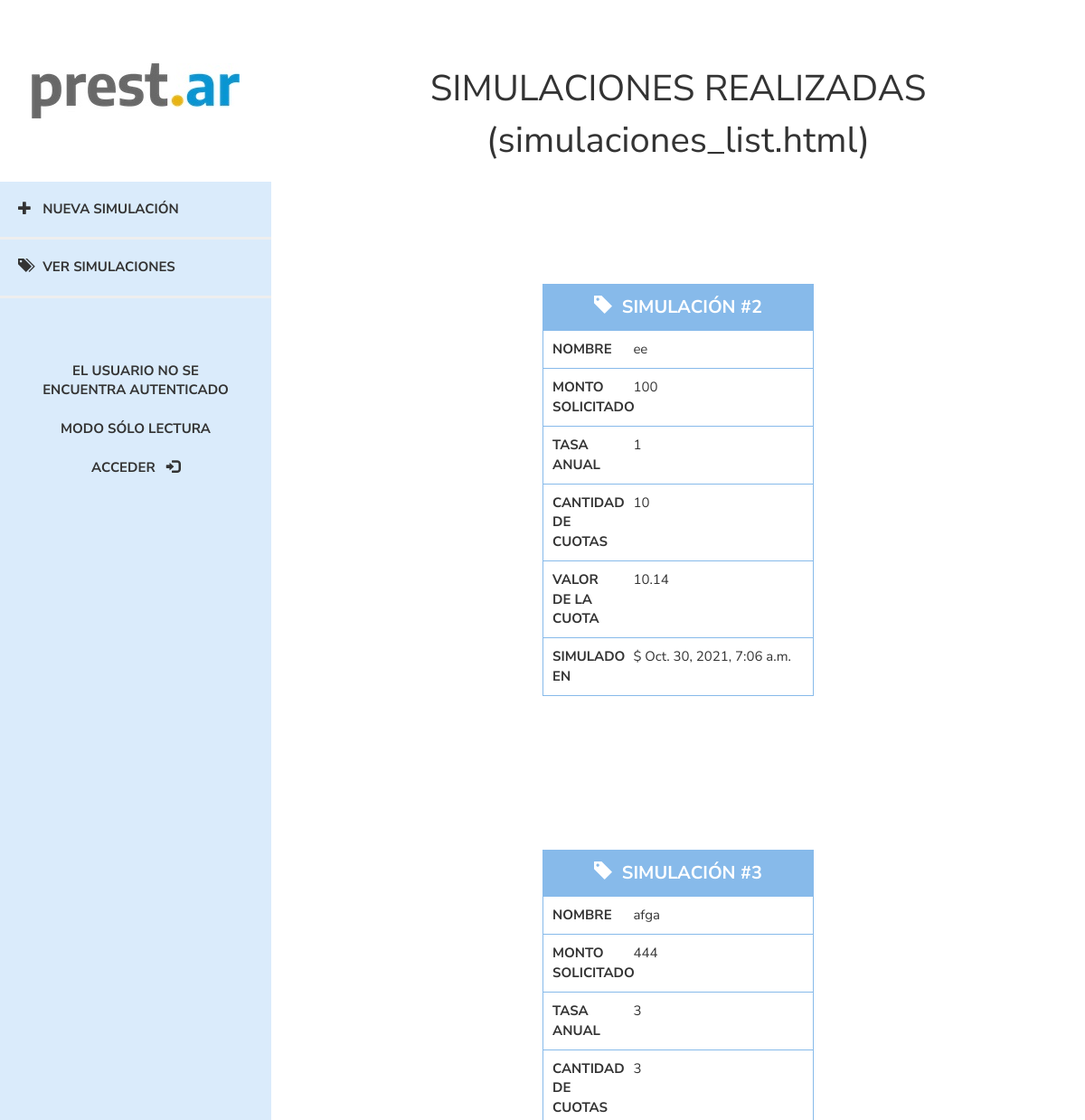
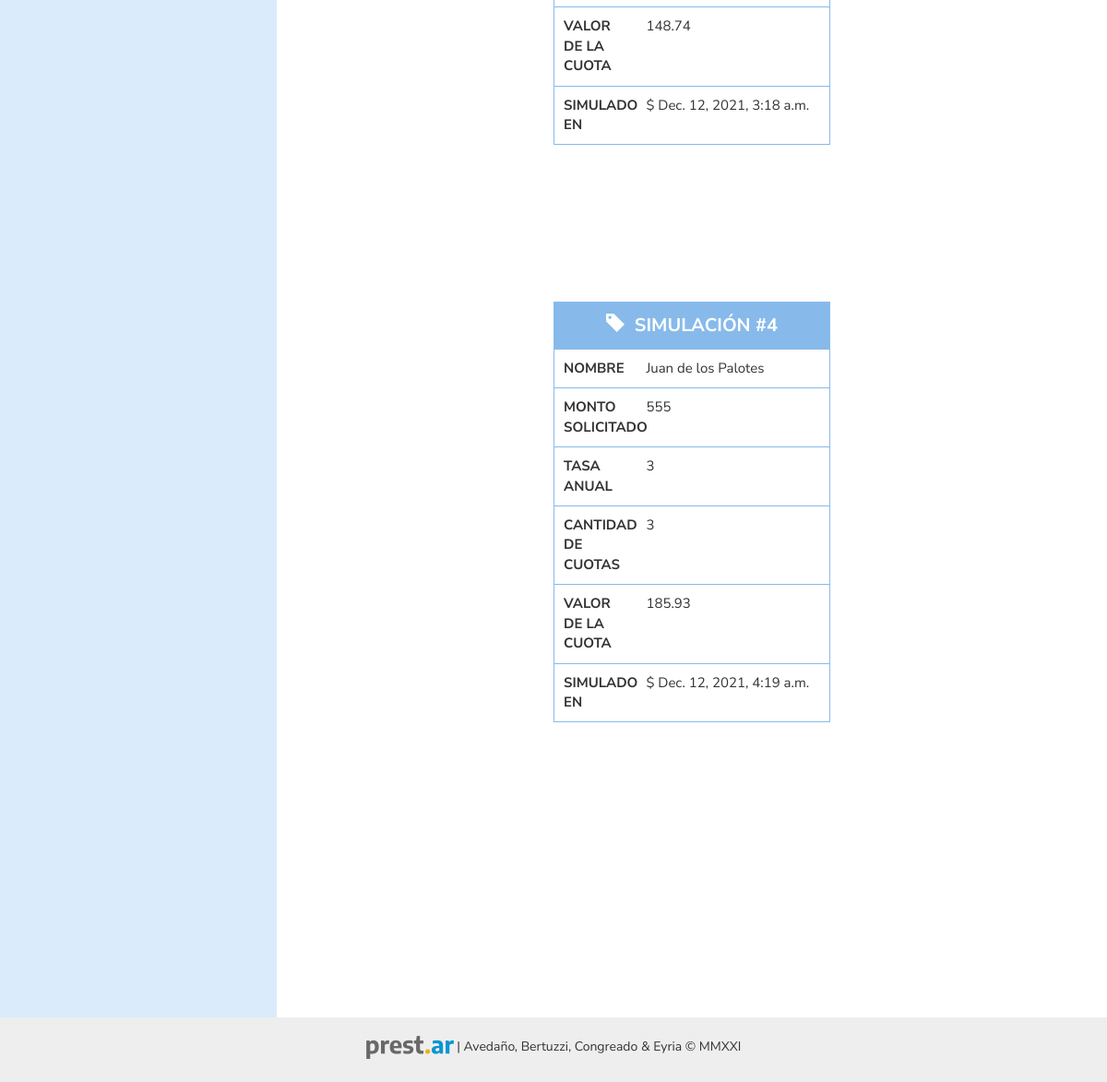
The app's page /simulador/list/ with its own data (2 pictures, top to bottom).
### prestamos/models.py (models this page shows, shortened)
class Simulacion(models.Model):
    author = models.ForeignKey(
        settings.AUTH_USER_MODEL, on_delete=models.CASCADE, null=True, blank=True)
    nom_ape = models.CharField(max_length=200)
    monto = models.IntegerField()
    created_date = models.DateTimeField(default=timezone.now)
    tasa_anual = models.SmallIntegerField()
    cant_cuotas = models.SmallIntegerField()
    def calculo_cuota(self):
        calculo_cuota = round(self.monto*(0.03/12) /
                              (1-(1+(0.03/12))**(-self.cant_cuotas)), 2)
        return round(calculo_cuota, 2)

### prestamos/views.py (the view)
# urls.py: path('simulador/list/', views.simulaciones_list, name='simulaciones_list'),
def simulaciones_list(request):
    simulaciones = SimulacionFilter(
        request.GET, queryset=Simulacion.objects.all())
    return render(request, 'simulador/simulaciones_list.html', {'filter': simulaciones})

### prestamos/templates/simulador/simulaciones_list.html
{% extends 'simulador/base.html' %}
{% block content %}
<header>
	SIMULACIONES REALIZADAS (simulaciones_list.html)
</header>
<main>
  {% for simulacion in filter.qs %}
<form target="_self"  method="POST" class="simulacion">
			<div class="caja">
     			<div class="grid-item titulo mayus"><a href="{% url 'simulacion_detail' pk=simulacion.pk %}"><span class="glyphicon glyphicon-tag"></span>&nbsp;&nbsp;SIMULACIÓN #{{ simulacion.id }}</a></div>
          <div class="grid-item texto">NOMBRE</div>
          <div class="grid-item">{{ simulacion.nom_ape }}</div>
          <div class="grid-item texto">MONTO SOLICITADO</div>
          <div class="grid-item">{{ simulacion.monto}}</div>
          <div class="grid-item texto">TASA ANUAL</div>
          <div class="grid-item">{{ simulacion.tasa_anual }}</div>
          <div class="grid-item texto">CANTIDAD DE CUOTAS</div>
          <div class="grid-item">{{ simulacion.cant_cuotas }}</div>
          <div class="grid-item texto">VALOR DE LA CUOTA</div>
          <div class="grid-item">{{ simulacion.calculo_cuota }}</div>
					<div class="grid-item texto">SIMULADO EN</div>
					<div class="grid-item">$ {{ simulacion.created_date }}</div>
			</div>
	</form>
  {% endfor %}
</main>
{% endblock %}

### prestamos/static/css/prestamos.css (style rules this page uses)
html { height: 100%; }
body { min-height: 100%; font-family: "Nunito Sans", sans-serif; display: grid; grid-template: "menu header" "menu main" "menu main" "footer footer" / 300px 1fr; }
a { color: inherit; text-decoration: none; }
header { grid-area: header; font-size: 40px; padding: 70px; text-align: center; }
main { grid-area: main; padding-bottom: 150px; padding-left: 100px; padding-right: 300px; }
form { margin-bottom: 170px; }
.caja { display: grid; grid-template-columns: 30% 70%; border: 1px solid #87baea; }
.grid-item { padding: 10px; border-top: 1px solid #87baea; display: grid; align-items: left; }
.titulo { text-align: center; font-size: 20px; font-weight: bold; color: white; background-color: #87baea; grid-column-start: 1; grid-column-end: 3; }
.texto { font-size: 15px; font-weight: bold; }

### prestamos/static/css/style.css (style rules this page uses)
html { height: 100%; }
body { min-height: 100%; font-family: "Nunito Sans", sans-serif; display: grid; grid-template: "menu header" "menu main" "menu main" "footer footer" / 300px 1fr; }
a { color: inherit; text-decoration: none; }
header { grid-area: header; font-size: 40px; padding: 70px; padding-bottom: 130px; text-align: center; }
main { grid-area: main; padding-bottom: 150px; padding-left: 300px; padding-right: 300px; }
.caja { margin-bottom: 50px; display: grid; grid-template-columns: 30% 70%; border: 1px solid #87baea; }
.grid-item { padding: 10px; border-top: 1px solid #87baea; display: grid; align-items: left; font-size: 15px; }
.titulo { text-align: center; font-size: 20px; font-weight: bold; color: white; background-color: #87baea; grid-column-start: 1; grid-column-end: 3; }
.texto { font-size: 15px; font-weight: bold; }
.mayus { text-transform: uppercase; }

### records on screen
Simulacion: id "2", nom_ape "ee", monto "100", tasa_anual "1", cant_cuotas "10", calculo_cuota "10.14", created_date "Oct. 30, 2021, 7:06 a.m."
Simulacion: id "3", nom_ape "afga", monto "444", tasa_anual "3", cant_cuotas "3", calculo_cuota "148.74", created_date "Dec. 12, 2021, 3:18 a.m."
Simulacion: id "4", nom_ape "Juan de los Palotes", monto "555", tasa_anual "3", cant_cuotas "3", calculo_cuota "185.93", created_date "Dec. 12, 2021, 4:19 a.m."
